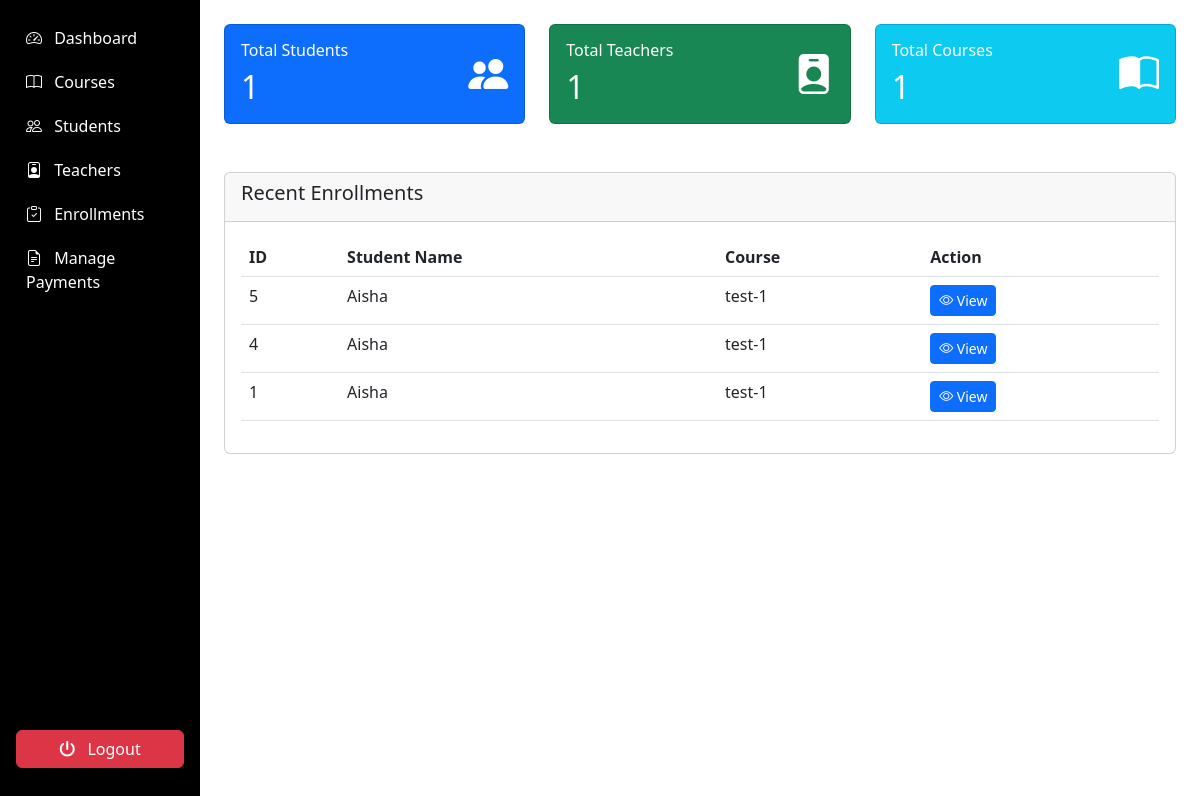
/admin/dashboard.php, run on an earlier commit of the app's database.
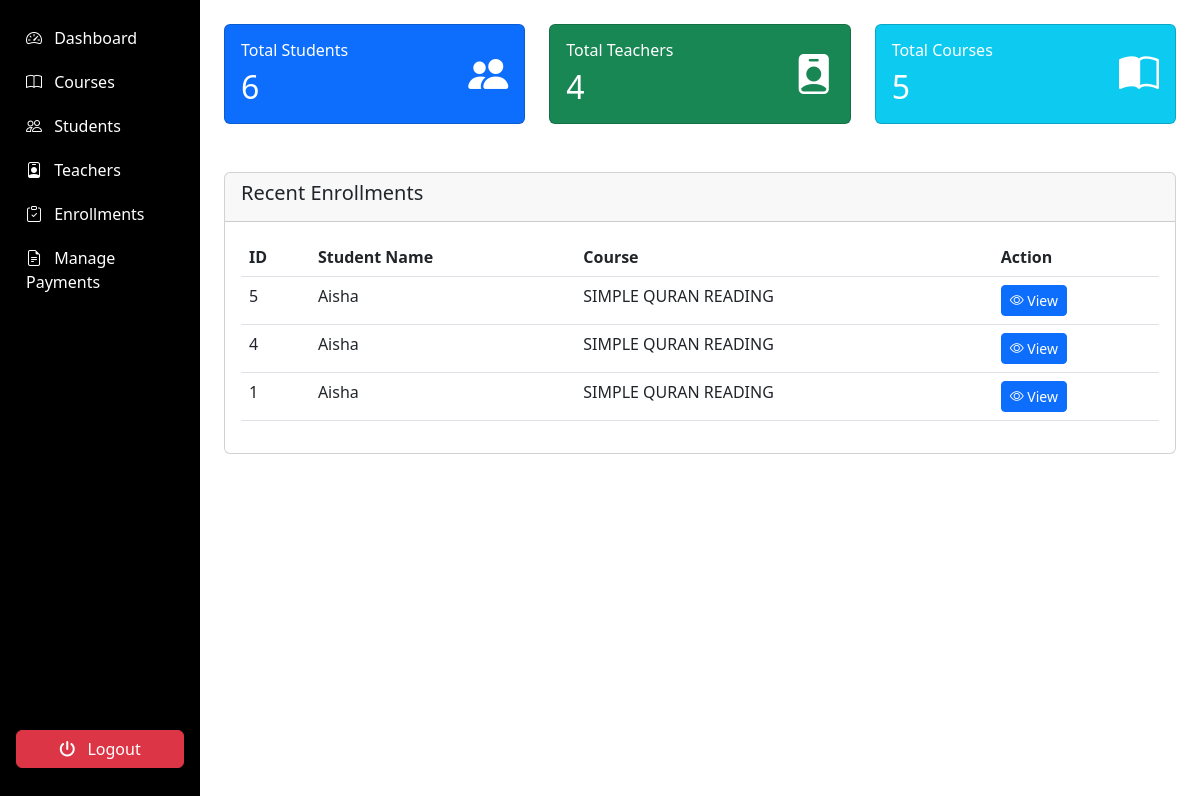
And on a later commit of the database.
### tables this page shows
CREATE TABLE `enrollments` (
  `enrollment_id` int(11) NOT NULL,
  `student_id` int(11) NOT NULL,
  `course_id` int(11) NOT NULL,
  `enrollment_date` timestamp NOT NULL DEFAULT current_timestamp(),
  `completion_status` enum('not_started','in_progress','completed') DEFAULT 'not_started',
  `payment_status` enum('pending','paid','failed') DEFAULT 'pending',
  `transaction_id` varchar(100) DEFAULT NULL
);

CREATE TABLE `courses` (
  `course_id` int(11) NOT NULL,
  `title` varchar(100) NOT NULL,
  `description` text DEFAULT NULL,
  `image_url` varchar(255) DEFAULT NULL,
  `teacher_id` int(11) DEFAULT NULL,
  `duration` varchar(50) DEFAULT NULL,
  `price` decimal(10,2) DEFAULT NULL,
  `is_featured` tinyint(1) DEFAULT 0,
  `created_at` timestamp NOT NULL DEFAULT current_timestamp(),
  `updated_at` timestamp NOT NULL DEFAULT current_timestamp() ON UPDATE current_timestamp(),
  `is_deleted` tinyint(1) DEFAULT 0,
  `status` enum('draft','ready','started','completed') DEFAULT 'draft'
);

CREATE TABLE `students` (
  `student_id` int(11) NOT NULL,
  `user_id` int(11) NOT NULL,
  `full_name` varchar(100) NOT NULL,
  `address` text DEFAULT NULL,
  `contact_number` varchar(20) DEFAULT NULL,
  `parent_name` varchar(100) DEFAULT NULL,
  `parent_contact` varchar(20) DEFAULT NULL,
  `previous_education` text DEFAULT NULL,
  `profile_image` varchar(255) DEFAULT NULL
);

### admin/dashboard.php (the view, shortened to what this page needs)
<?php
require_once '../includes/auth.php';
$totalStudents = $db->query("SELECT COUNT(*) FROM students")->fetchColumn();
$totalTeachers = $db->query("SELECT COUNT(*) FROM teachers")->fetchColumn();
$totalCourses = $db->query("SELECT COUNT(*) FROM courses")->fetchColumn();
$recentEnrollments = $db->query("SELECT e.enrollment_id, s.full_name, c.title
                                FROM enrollments e
                                JOIN students s ON e.student_id = s.student_id
                                JOIN courses c ON e.course_id = c.course_id
                                ORDER BY e.enrollment_date DESC LIMIT 5")->fetchAll();
?>
<div class="container-fluid">
    <div class="row">
        <nav class="col-md-2 d-none d-md-block p-0 bg-dark sidebar" id="sidebar">
            <?php include 'includes/sidebar.php'; ?>
        </nav>
        <main class="col-md-10 col-12 ms-sm-auto px-4">
            <div class="row py-4">
                <div class="col-md-4 mb-4">
                    <div class="card bg-primary text-white">
                        <div class="card-body">
                            <div class="d-flex justify-content-between align-items-center">
                                <div>
                                    <h6 class="card-title">Total Students</h6>
                                    <h2 class="mb-0"><?= $totalStudents ?></h2>
                                </div>
                                <i class="bi bi-people-fill fs-1"></i>
                            </div>
                        </div>
                    </div>
                </div>
                <div class="col-md-4 mb-4">
                    <div class="card bg-success text-white">
                        <div class="card-body">
                            <div class="d-flex justify-content-between align-items-center">
                                <div>
                                    <h6 class="card-title">Total Teachers</h6>
                                    <h2 class="mb-0"><?= $totalTeachers ?></h2>
                                </div>
                                <i class="bi bi-person-badge-fill fs-1"></i>
                            </div>
                        </div>
                    </div>
                </div>
                <div class="col-md-4 mb-4">
                    <div class="card bg-info text-white">
                        <div class="card-body">
                            <div class="d-flex justify-content-between align-items-center">
                                <div>
                                    <h6 class="card-title">Total Courses</h6>
                                    <h2 class="mb-0"><?= $totalCourses ?></h2>
                                </div>
                                <i class="bi bi-book-half fs-1"></i>
                            </div>
                        </div>
                    </div>
                </div>
            </div>
            <div class="card">
                <div class="card-header">
                    <h5 class="card-title">Recent Enrollments</h5>
                </div>
                <div class="card-body">
                    <div class="table-responsive">
                        <table class="table table-hover">
                            <thead>
                                <tr>
                                    <th>ID</th>
                                    <th>Student Name</th>
                                    <th>Course</th>
                                    <th>Action</th>
                                </tr>
                            </thead>
                            <tbody>
                                <?php foreach ($recentEnrollments as $enrollment): ?>
                                    <tr>
                                        <td><?= $enrollment['enrollment_id'] ?></td>
                                        <td><?= htmlspecialchars($enrollment['full_name']) ?></td>
                                        <td><?= htmlspecialchars($enrollment['title']) ?></td>
                                        <td>
                                            <a href="enrollments/view_enrollment.php?id=<?= $enrollment['enrollment_id'] ?>" class="btn btn-sm btn-primary">
                                                <i class="bi bi-eye"></i> View
                                            </a>
                                        </td>
                                    </tr>
                                <?php endforeach; ?>
                            </tbody>
                        </table>
                    </div>
                </div>
            </div>
    </div>
</div>

What changed in the data, as far as the page shows it:
changed enrollments id 5: course.title "test-1" → "SIMPLE QURAN READING"
changed enrollments id 4: course.title "test-1" → "SIMPLE QURAN READING"
changed through a linked row, enrollments id 1: course.title "test-1" → "SIMPLE QURAN READING"
Also different on the page:
$totalStudents: "1" → "6"
$totalTeachers: "1" → "4"
$totalCourses: "1" → "5"
